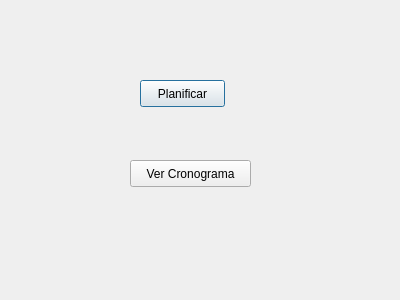
<?xml version="1.0" encoding="UTF-8"?>
<ui version="4.0">
 <class>menu</class>
 <widget class="QDialog" name="menu">
  <property name="geometry">
   <rect>
    <x>0</x>
    <y>0</y>
    <width>400</width>
    <height>300</height>
   </rect>
  </property>
  <property name="windowTitle">
   <string>Dialog</string>
  </property>
  <widget class="QPushButton" name="planificar">
   <property name="geometry">
    <rect>
     <x>140</x>
     <y>80</y>
     <width>85</width>
     <height>27</height>
    </rect>
   </property>
   <property name="text">
    <string>Planificar</string>
   </property>
  </widget>
  <widget class="QPushButton" name="Cronograma">
   <property name="geometry">
    <rect>
     <x>130</x>
     <y>160</y>
     <width>121</width>
     <height>27</height>
    </rect>
   </property>
   <property name="text">
    <string>Ver Cronograma</string>
   </property>
  </widget>
 </widget>
 <resources/>
 <connections/>
</ui>
